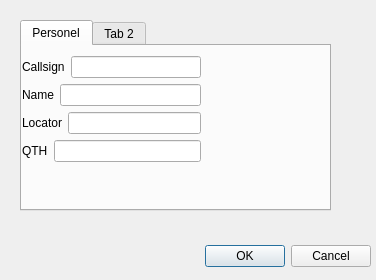
<?xml version="1.0" encoding="UTF-8"?>
<ui version="4.0">
 <class>SetupDialog</class>
 <widget class="QDialog" name="SetupDialog">
  <property name="geometry">
   <rect>
    <x>0</x>
    <y>0</y>
    <width>376</width>
    <height>280</height>
   </rect>
  </property>
  <property name="windowTitle">
   <string>Dialog</string>
  </property>
  <widget class="QDialogButtonBox" name="buttonBox">
   <property name="geometry">
    <rect>
     <x>30</x>
     <y>240</y>
     <width>341</width>
     <height>32</height>
    </rect>
   </property>
   <property name="orientation">
    <enum>Qt::Horizontal</enum>
   </property>
   <property name="standardButtons">
    <set>QDialogButtonBox::Cancel|QDialogButtonBox::Ok</set>
   </property>
  </widget>
  <widget class="QTabWidget" name="tabWidget">
   <property name="geometry">
    <rect>
     <x>20</x>
     <y>20</y>
     <width>311</width>
     <height>191</height>
    </rect>
   </property>
   <widget class="QWidget" name="tab">
    <attribute name="title">
     <string>Personel</string>
    </attribute>
    <widget class="QWidget" name="">
     <property name="geometry">
      <rect>
       <x>0</x>
       <y>10</y>
       <width>179</width>
       <height>108</height>
      </rect>
     </property>
     <layout class="QVBoxLayout" name="verticalLayout">
      <item>
       <layout class="QHBoxLayout" name="horizontalLayout">
        <item>
         <widget class="QLabel" name="label">
          <property name="text">
           <string>Callsign</string>
          </property>
         </widget>
        </item>
        <item>
         <widget class="QLineEdit" name="callsignEdit"/>
        </item>
       </layout>
      </item>
      <item>
       <layout class="QHBoxLayout" name="horizontalLayout_2">
        <item>
         <widget class="QLabel" name="label_2">
          <property name="text">
           <string>Name</string>
          </property>
         </widget>
        </item>
        <item>
         <widget class="QLineEdit" name="nameEdit"/>
        </item>
       </layout>
      </item>
      <item>
       <layout class="QHBoxLayout" name="horizontalLayout_3">
        <item>
         <widget class="QLabel" name="label_3">
          <property name="text">
           <string>Locator</string>
          </property>
         </widget>
        </item>
        <item>
         <widget class="QLineEdit" name="locatorEdit"/>
        </item>
       </layout>
      </item>
      <item>
       <layout class="QHBoxLayout" name="horizontalLayout_4">
        <item>
         <widget class="QLabel" name="label_4">
          <property name="text">
           <string>QTH</string>
          </property>
         </widget>
        </item>
        <item>
         <widget class="QLineEdit" name="qthEdit"/>
        </item>
       </layout>
      </item>
     </layout>
    </widget>
   </widget>
   <widget class="QWidget" name="tab_2">
    <attribute name="title">
     <string>Tab 2</string>
    </attribute>
   </widget>
  </widget>
 </widget>
 <resources/>
 <connections>
  <connection>
   <sender>buttonBox</sender>
   <signal>accepted()</signal>
   <receiver>SetupDialog</receiver>
   <slot>accept()</slot>
   <hints>
    <hint type="sourcelabel">
     <x>248</x>
     <y>254</y>
    </hint>
    <hint type="destinationlabel">
     <x>157</x>
     <y>274</y>
    </hint>
   </hints>
  </connection>
  <connection>
   <sender>buttonBox</sender>
   <signal>rejected()</signal>
   <receiver>SetupDialog</receiver>
   <slot>reject()</slot>
   <hints>
    <hint type="sourcelabel">
     <x>316</x>
     <y>260</y>
    </hint>
    <hint type="destinationlabel">
     <x>286</x>
     <y>274</y>
    </hint>
   </hints>
  </connection>
 </connections>
</ui>
